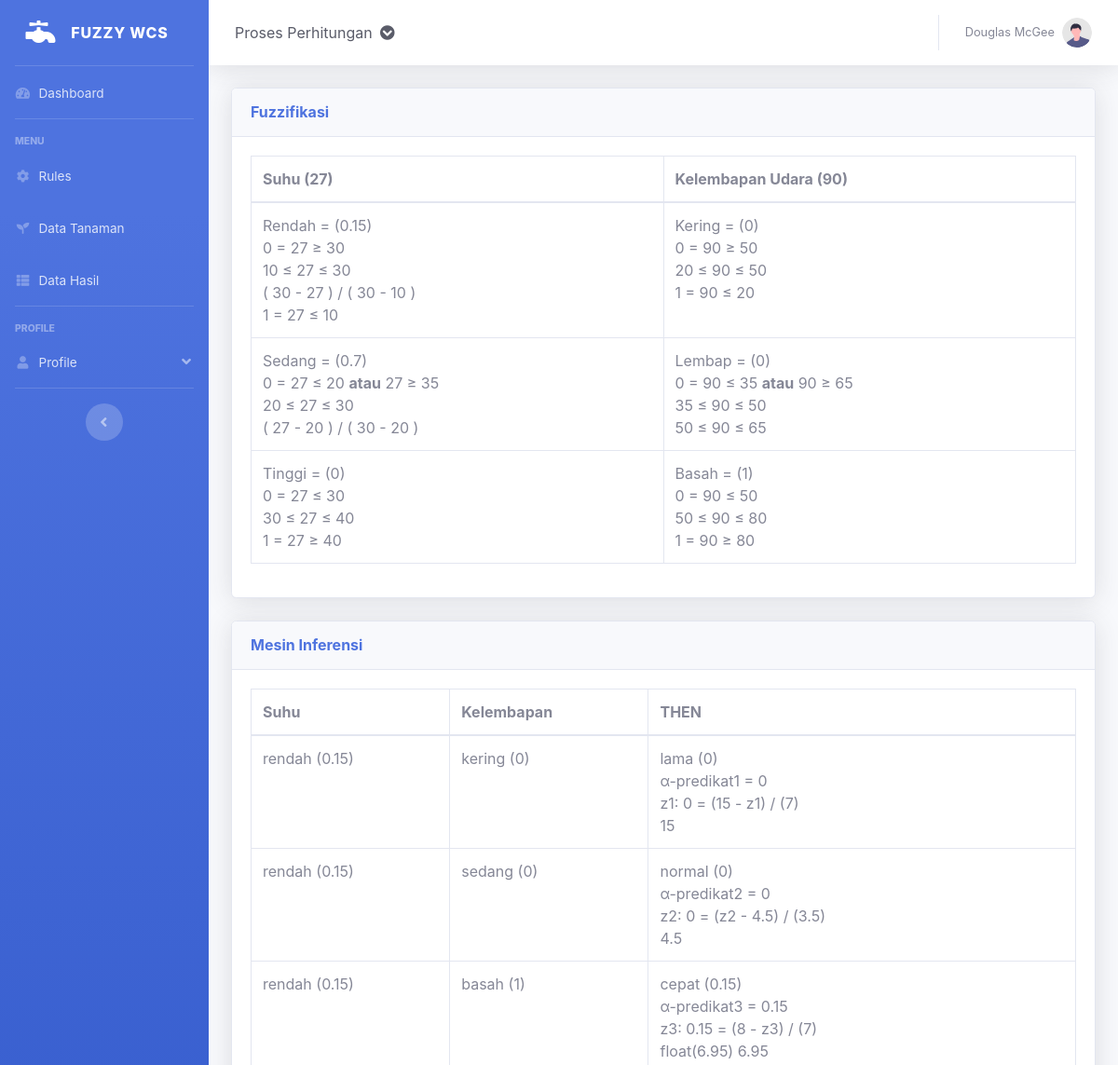
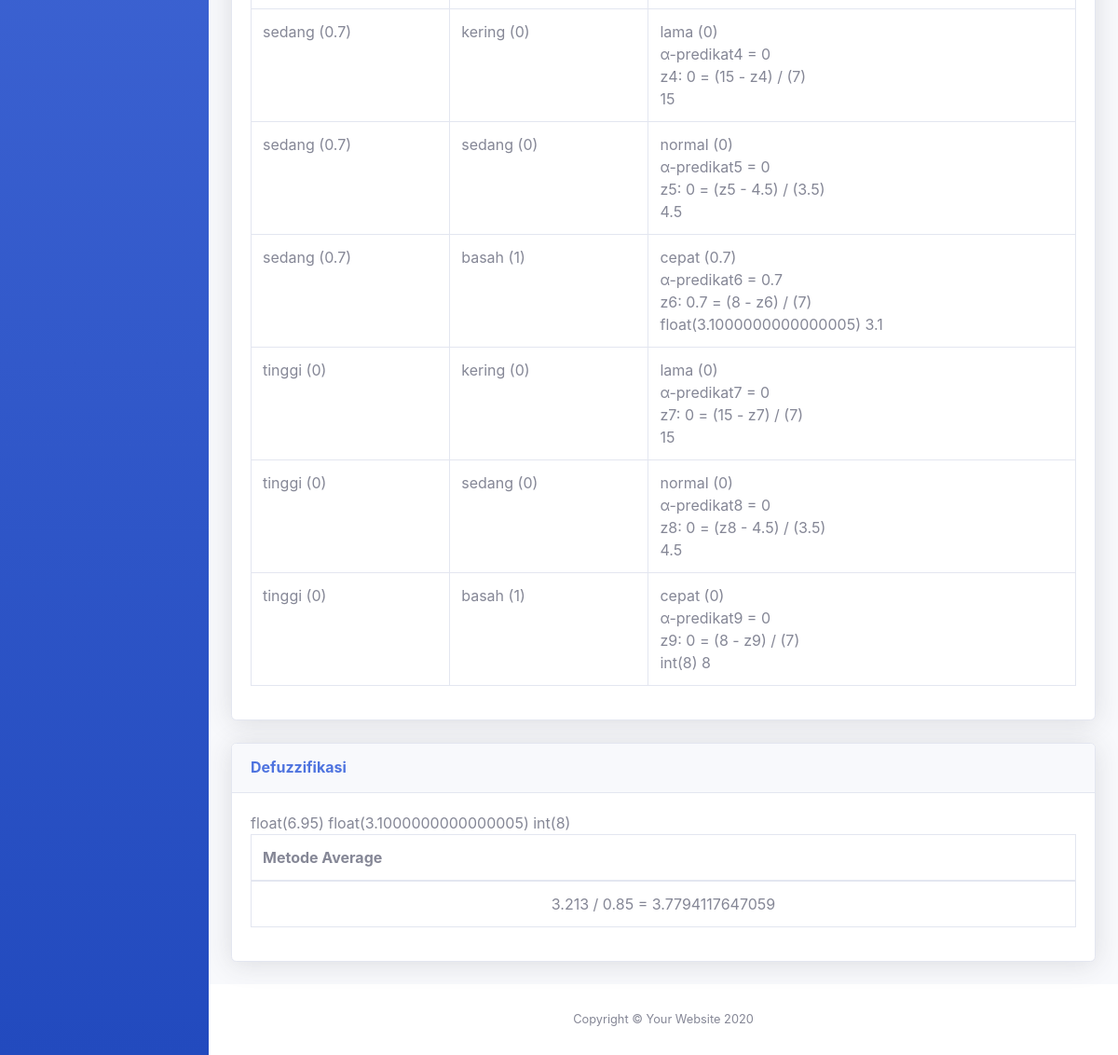
Page /hasil.php?edit=1 (signed in) on the committed database (2 pictures, top to bottom).
### tables this page shows
CREATE TABLE `data_suhu` (
  `id` int(11) NOT NULL,
  `suhu_min` float NOT NULL,
  `suhu_med` float NOT NULL,
  `suhu_max` float NOT NULL
);

CREATE TABLE `data_klbp_udara` (
  `id` int(11) NOT NULL,
  `klbp_min` float NOT NULL,
  `klbp_med` float NOT NULL,
  `klbp_max` float NOT NULL
);

CREATE TABLE `rule` (
  `id` int(11) NOT NULL,
  `suhu` varchar(50) NOT NULL,
  `kelembapan_tanah` varchar(50) NOT NULL,
  `kelembapan` varchar(50) NOT NULL,
  `hasil` varchar(50) NOT NULL
);

CREATE TABLE `data_siram` (
  `id` int(11) NOT NULL,
  `siram_min` int(11) NOT NULL,
  `siram_med` int(11) NOT NULL,
  `siram_max` int(11) NOT NULL
);

### hasil.php (the view, shortened to what the rows shown need)
<?php $title = "Dashboard";
include "layouts/header.php" ?>
<?php
require "koneksi.php";
$id_data = $_GET['edit'];
$sql = "SELECT * FROM `data` WHERE id = $id_data";
$query = mysqli_query($con, $sql) or die("Gagal" . mysqli_error($con));
while ($row = mysqli_fetch_array($query)) {
    $suhu = $row['suhu'];
    $kelembapan = $row['kelembapan'];
}
include "simpan_data.php";
require "fungsi_perhitungan.php";
require "mesin_inferensi.php";
$sql_suhu = "SELECT * FROM `data_suhu`";
$query_suhu = mysqli_query($con, $sql_suhu) or die("Gagal" . mysqli_error($con));
while ($row_suhu = mysqli_fetch_array($query_suhu)) {
    $suhu_min = $row_suhu['suhu_min'];
    $suhu_medB = $row_suhu['suhu_med'];
    $suhu_max = $row_suhu['suhu_max'];
}
$suhu_medA = ($suhu_min + $suhu_medB) / 2;
$suhu_medC = ($suhu_medB + $suhu_max) / 2;
$sql_klbp_udara = "SELECT * FROM `data_klbp_udara`";
$query_klbp_udara = mysqli_query($con, $sql_klbp_udara) or die("Gagal" . mysqli_error($con));
while ($row_klbp_udara = mysqli_fetch_array($query_klbp_udara)) {
    $klbp_udara_min = $row_klbp_udara['klbp_min'];
    $klbp_udara_medB = $row_klbp_udara['klbp_med'];
    $klbp_udara_max = $row_klbp_udara['klbp_max'];
}
$klbp_udara_medA = ($klbp_udara_min + $klbp_udara_medB) / 2;
$klbp_udara_medC = ($klbp_udara_medB + $klbp_udara_max) / 2;
$nilai_suhu = new Suhu(
    $suhu_min,
    $suhu_medA,
    $suhu_medB,
    $suhu_medC,
    $suhu_max
);
$min_suhu = $nilai_suhu->min_suhu;
$medA_suhu = $nilai_suhu->medA_suhu;
$medB_suhu = $nilai_suhu->medB_suhu;
$medC_suhu = $nilai_suhu->medC_suhu;
$max_suhu = $nilai_suhu->max_suhu;
$nilai_kelembapan = new Kelembapan(
    $klbp_udara_min,
    $klbp_udara_medA,
    $klbp_udara_medB,
    $klbp_udara_medC,
    $klbp_udara_max
);
$min_kelembapan = $nilai_kelembapan->min_kelembapan;
$medA_kelembapan = $nilai_kelembapan->medA_kelembapan;
$medB_kelembapan = $nilai_kelembapan->medB_kelembapan;
$medC_kelembapan = $nilai_kelembapan->medC_kelembapan;
$max_kelembapan = $nilai_kelembapan->max_kelembapan;
$hitung = new Fuzzyfikasi();
$hasil = $hitung->hitung($suhu, $kelembapan);
$inferensi = new Mesin_Inferensi();
$hasil_suhu = $hasil['suhu'];
$hasil_kelembapan = $hasil['kelembapan'];
?>
<body id="page-top">
    <div id="wrapper">
        <div id="content-wrapper" class="d-flex flex-column">
            <div id="content">
                <div class="container-fluid">
                    <div class="card shadow mb-4">
                        <div class="card-body">
                            <div class="table-responsive">
                                <table class="table table-bordered" id="dataTable" width="100%" cellspacing="0">
                                    <thead>
                                        <tr>
                                            <th width="50%">Suhu (<?= $suhu ?>)</th>
                                            <th width="50%">Kelembapan Udara (<?= $kelembapan ?>)</th>
                                        </tr>
                                    </thead>
                                    <tbody>
                                        <tr>
                                            <td>
                                                Rendah = (<?= round($hasil_suhu['rendah'], 3); ?>) <br>
                                                0 = <?= $suhu ?> ≥ <?= $medB_suhu ?> <br>
                                                <?= $min_suhu ?> ≤ <?= $suhu ?> ≤ <?= $medB_suhu ?> <br>
                                                <?php
                                                if ($hasil_suhu['rendah'] > 0 && $hasil_suhu['rendah'] != 1) {
                                                    echo "( " . $medB_suhu . " - " . $suhu . " )" . " / " . "( " . $medB_suhu . " - " . $min_suhu . " )" . "<br>";
                                                }
                                                ?>
                                                1 = <?= $suhu ?> ≤ <?= $min_suhu ?>
                                            </td>
                                            <td>
                                                Kering = (<?= round($hasil_kelembapan['kering'], 3); ?>) <br>
                                                0 = <?= $kelembapan ?> ≥ <?= $medB_kelembapan ?> <br>
                                                <?= $min_kelembapan ?> ≤ <?= $kelembapan ?> ≤ <?= $medB_kelembapan ?> <br>
                                                1 = <?= $kelembapan ?> ≤ <?= $min_kelembapan ?>
                                            </td>
                                        </tr>
                                        <tr>
                                            <td>
                                                Sedang = (<?= round($hasil_suhu['sedang'], 3); ?>) <br>
                                                0 = <?= $suhu ?> ≤ <?= $medA_suhu ?> <strong>atau</strong>
                                                <?= $suhu ?> ≥ <?= $medC_suhu ?> <br>
                                                <?php
                                                if ($hasil_suhu['sedang'] > 0 && $medA_suhu <= $suhu && $suhu <= $medB_suhu) {
                                                    echo $medA_suhu . " ≤ " . $suhu . " ≤ " . $medB_suhu . "<br>";
                                                    echo "( " . $suhu . " - " . $medA_suhu . " )" . " / " . "( " . $medB_suhu . " - " . $medA_suhu . " )" . "<br>";
                                                }
                                                ?>
                                            </td>
                                            <td>
                                                Lembap = (<?= round($hasil_kelembapan['sedang'], 3); ?>) <br>
                                                0 = <?= $kelembapan ?> ≤ <?= $medA_kelembapan ?> <strong>atau</strong>
                                                <?= $kelembapan ?> ≥ <?= $medC_kelembapan ?> <br>
                                                <?= $medA_kelembapan ?> ≤ <?= $kelembapan ?> ≤ <?= $medB_kelembapan ?> <br>
                                                <?= $medB_kelembapan ?> ≤ <?= $kelembapan ?> ≤ <?= $medC_kelembapan ?> <br>
                                            </td>
                                        </tr>
                                        <tr>
                                            <td>
                                                Tinggi = (<?= round($hasil_suhu['tinggi'], 3); ?>) <br>
                                                0 = <?= $suhu ?> ≤ <?= $medB_suhu ?> <br>
                                                <?= $medB_suhu ?> ≤ <?= $suhu ?> ≤ <?= $max_suhu ?> <br>
                                                1 = <?= $suhu ?> ≥ <?= $max_suhu ?>
                                            </td>
                                            <td>
                                                Basah = (<?= round($hasil_kelembapan['basah'], 3); ?>) <br>
                                                0 = <?= $kelembapan ?> ≤ <?= $medB_kelembapan ?> <br>
                                                <?= $medB_kelembapan ?> ≤ <?= $kelembapan ?> ≤ <?= $max_kelembapan ?> <br>
                                                1 = <?= $kelembapan ?> ≥ <?= $max_kelembapan ?>
                                            </td>
                                        </tr>
                                    </tbody>
                                </table>
                            </div>
                        </div>
                    </div>
                    <div class="card shadow mb-4">
                        <div class="card-body">
                            <div class="table-responsive">
                                <table class="table table-bordered" id="dataTable" width="100%" cellspacing="0">
                                    <thead>
                                        <tr>
                                            <th>Suhu</th>
                                            <th>Kelembapan</th>
                                            <th>THEN</th>
                                        </tr>
                                    </thead>
                                    <tbody>
                                        <?php
                                        require_once "koneksi.php";
                                        $sql_rule = mysqli_query($con, "SELECT * FROM `rule`") or die("Gagal " . mysqli_error($con));
                                        while ($row = mysqli_fetch_array($sql_rule)) {
                                            $cari_min = array($hasil_suhu[$row['suhu']], $hasil_kelembapan[$row['kelembapan']]);
                                        ?>
                                            <tr>
                                                <td>
                                                    <?= $row['suhu']; ?> (<?= $hasil_suhu[$row['suhu']] ?>)
                                                </td>
                                                <td>
                                                    <?= $row['kelembapan']; ?> (<?= ($hasil_kelembapan[$row['kelembapan']] === NULL) ? 0 : $hasil_kelembapan[$row['kelembapan']] ?>)
                                                </td>
                                                <td>
                                                    <?= $row['hasil']; ?> (<?= (min($cari_min) === NULL) ? 0 : min($cari_min) ?>) <br>
                                                    <?php
                                                    $sql_siram = mysqli_query($con, "SELECT * FROM `data_siram`") or die("Gagal " . mysqli_error($con));
                                                    while ($row_siram = mysqli_fetch_array($sql_siram)) {
                                                        $siram_min = $row_siram['siram_min'];
                                                        $siram_medB = $row_siram['siram_med'];
                                                        $siram_max = $row_siram['siram_max'];
                                                    }
                                                    $siram_medA = ($siram_min + $siram_medB) / 2;
                                                    $cari_min = array($hasil_suhu[$row['suhu']], $hasil_kelembapan[$row['kelembapan']]);
                                                    if ($row['hasil'] == "cepat") {
                                                        $var2 = $siram_medB - $siram_min;
                                                        echo "α-predikat" . $row['id'] . " = " . min($cari_min) . "<br>";
                                                        echo "z" . $row['id'] . ": " . min($cari_min) . " = " . "($siram_medB - z" . $row['id'] .
                                                            ")" . " / " . "($var2)" . "<br>";
                                                        echo round($inferensi->hasil_cepat($cari_min), 3);
                                                    } else if ($row['hasil'] == "normal") {
                                                        $var2 = $siram_medB - $siram_medA;
                                                        echo "α-predikat" . $row['id'] . " = " . (min($cari_min) === NULL) ? "α-predikat" . $row['id'] . " = " . '0' . '<br>' : min($cari_min) . "<br>";
                                                        echo "z" . $row['id'] . ": " . (min($cari_min) === NULL) ? "z" . $row['id'] . ": " . '0' . " = " . "(z" . $row['id'] .  " - $siram_medA)" .
                                                            " / " . "($var2)" . "<br>" : min($cari_min) . " = " . "(z" . $row['id'] .  " - $siram_medA)" .
                                                            " / " . "($var2)" . "<br>";
                                                        echo round($inferensi->hasil_normal($cari_min), 3);
                                                    } else {
                                                        $var2 = $siram_max - $siram_medB;
                                                        echo "α-predikat" . $row['id'] . " = " . min($cari_min) . "<br>";
                                                        echo "z" . $row['id'] . ": " . min($cari_min) . " = " . "($siram_max - z" . $row['id'] .
                                                            ")" . " / " . "($var2)" . "<br>";
                                                        echo round($inferensi->hasil_lama($cari_min), 3);
                                                    }
                                                    ?>
                                                </td>
                                            </tr>
                                        <?php } ?>
                                    </tbody>
                                </table>
                            </div>
                        </div>
                    </div>
                    <div class="card shadow mb-4">
                        <div class="card-body">
                            <div class="table-responsive">
                                <table class="table table-bordered" id="dataTable" width="100%" cellspacing="0">
                                    <thead>
                                        <tr>
                                            <th>Metode Average</th>
                                        </tr>
                                    </thead>
                                        <?php
                                        require_once "koneksi.php";
                                        ?>
                                </table>
                            </div>
                        </div>
                    </div>
                </div>
            </div>
        </div>
    </div>
</body>
</html>

### rows in the picture
data_suhu: suhu_med "30", suhu_min "10", suhu_max "40"
data_klbp_udara: klbp_med "50", klbp_min "20", klbp_max "80"
rule: suhu "rendah", suhu "0.15", kelembapan "kering", kelembapan "0", hasil "lama", min($cari_min) "0", id "1", data_siram.siram_max "15", data_siram.siram_max+siram_med "7", $inferensi->hasil_lama($cari_min) "15"
rule: suhu "rendah", suhu "0.15", kelembapan "sedang", kelembapan "0", hasil "normal", min($cari_min) "0", id "2", data_siram.siram_min+siram_med "4.5", data_siram.siram_med+siram_min "3.5", $inferensi->hasil_normal($cari_min) "4.5"
rule: suhu "rendah", suhu "0.15", kelembapan "basah", kelembapan "1", hasil "cepat", min($cari_min) "0.15", id "3", data_siram.siram_med "8", data_siram.siram_med+siram_min "7", $inferensi->hasil_cepat($cari_min) "float(6.95) 6.95"
rule: suhu "sedang", suhu "0.7", kelembapan "kering", kelembapan "0", hasil "lama", min($cari_min) "0", id "4", data_siram.siram_max "15", data_siram.siram_max+siram_med "7", $inferensi->hasil_lama($cari_min) "15"
rule: suhu "sedang", suhu "0.7", kelembapan "sedang", kelembapan "0", hasil "normal", min($cari_min) "0", id "5", data_siram.siram_min+siram_med "4.5", data_siram.siram_med+siram_min "3.5", $inferensi->hasil_normal($cari_min) "4.5"
rule: suhu "sedang", suhu "0.7", kelembapan "basah", kelembapan "1", hasil "cepat", min($cari_min) "0.7", id "6", data_siram.siram_med "8", data_siram.siram_med+siram_min "7", $inferensi->hasil_cepat($cari_min) "float(3.1000000000000005) 3.1"
rule: suhu "tinggi", suhu "0", kelembapan "kering", kelembapan "0", hasil "lama", min($cari_min) "0", id "7", data_siram.siram_max "15", data_siram.siram_max+siram_med "7", $inferensi->hasil_lama($cari_min) "15"
rule: suhu "tinggi", suhu "0", kelembapan "sedang", kelembapan "0", hasil "normal", min($cari_min) "0", id "8", data_siram.siram_min+siram_med "4.5", data_siram.siram_med+siram_min "3.5", $inferensi->hasil_normal($cari_min) "4.5"
rule: suhu "tinggi", suhu "0", kelembapan "basah", kelembapan "1", hasil "cepat", min($cari_min) "0", id "9", data_siram.siram_med "8", data_siram.siram_med+siram_min "7", $inferensi->hasil_cepat($cari_min) "int(8) 8"

### other values in the picture
$suhu "27"
$kelembapan "90"
$hasil_suhu['rendah'] "0.15"
$hasil_kelembapan['kering'] "0"
$hasil_suhu['sedang'] "0.7"
$medA_suhu "20"
$medC_suhu "35"
$hasil_kelembapan['sedang'] "0"
$medA_kelembapan "35"
$medC_kelembapan "65"
$hasil_suhu['tinggi'] "0"
$hasil_kelembapan['basah'] "1"
$hitung_total "3.213"
$pred "0.85"
$hitung_total / $pred "3.7794117647059"
